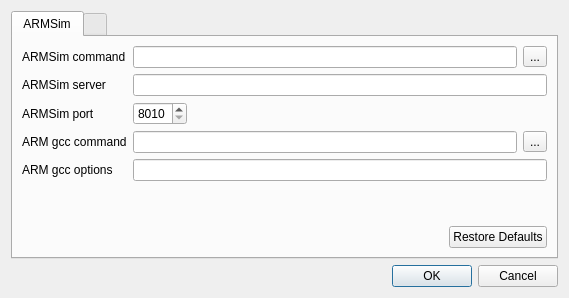
<?xml version="1.0" encoding="UTF-8"?>
<ui version="4.0">
 <class>SettingsDialog</class>
 <widget class="QDialog" name="SettingsDialog">
  <property name="geometry">
   <rect>
    <x>0</x>
    <y>0</y>
    <width>569</width>
    <height>298</height>
   </rect>
  </property>
  <property name="windowTitle">
   <string>Qt ARMSim Settings</string>
  </property>
  <layout class="QVBoxLayout" name="verticalLayout">
   <item>
    <widget class="QTabWidget" name="tabWidget">
     <property name="currentIndex">
      <number>0</number>
     </property>
     <widget class="QWidget" name="tabARMSim">
      <attribute name="title">
       <string>ARMSim</string>
      </attribute>
      <layout class="QVBoxLayout" name="verticalLayout_2">
       <item>
        <layout class="QFormLayout" name="formLayout">
         <property name="fieldGrowthPolicy">
          <enum>QFormLayout::ExpandingFieldsGrow</enum>
         </property>
         <item row="1" column="0">
          <widget class="QLabel" name="labelARMSimCommand">
           <property name="text">
            <string>ARMSim command</string>
           </property>
          </widget>
         </item>
         <item row="1" column="1">
          <layout class="QHBoxLayout" name="horizontalLayout">
           <item>
            <widget class="QLineEdit" name="lineEditARMSimCommand">
             <property name="text">
              <string notr="true"/>
             </property>
            </widget>
           </item>
           <item>
            <widget class="QToolButton" name="toolButtonARMSimCommand">
             <property name="text">
              <string>...</string>
             </property>
            </widget>
           </item>
          </layout>
         </item>
         <item row="2" column="0">
          <widget class="QLabel" name="labelARMSimServer">
           <property name="text">
            <string>ARMSim server</string>
           </property>
          </widget>
         </item>
         <item row="2" column="1">
          <widget class="QLineEdit" name="lineEditARMSimServer">
           <property name="text">
            <string notr="true"/>
           </property>
          </widget>
         </item>
         <item row="3" column="0">
          <widget class="QLabel" name="labelARMSimPort">
           <property name="text">
            <string>ARMSim port</string>
           </property>
          </widget>
         </item>
         <item row="3" column="1">
          <widget class="QSpinBox" name="spinBoxARMSimPort">
           <property name="minimum">
            <number>8010</number>
           </property>
           <property name="maximum">
            <number>8070</number>
           </property>
           <property name="value">
            <number>8010</number>
           </property>
          </widget>
         </item>
         <item row="4" column="0">
          <widget class="QLabel" name="labelARMGccCommand">
           <property name="text">
            <string>ARM gcc command</string>
           </property>
          </widget>
         </item>
         <item row="4" column="1">
          <layout class="QHBoxLayout" name="horizontalLayout_2">
           <item>
            <widget class="QLineEdit" name="lineEditARMGccCommand">
             <property name="text">
              <string notr="true"/>
             </property>
            </widget>
           </item>
           <item>
            <widget class="QToolButton" name="toolButtonARMGccCommand">
             <property name="text">
              <string>...</string>
             </property>
            </widget>
           </item>
          </layout>
         </item>
         <item row="5" column="0">
          <widget class="QLabel" name="labelARMGccOptions">
           <property name="text">
            <string>ARM gcc options</string>
           </property>
          </widget>
         </item>
         <item row="5" column="1">
          <widget class="QLineEdit" name="lineEditARMGccOptions">
           <property name="text">
            <string notr="true"/>
           </property>
          </widget>
         </item>
        </layout>
       </item>
       <item>
        <spacer name="verticalSpacer">
         <property name="orientation">
          <enum>Qt::Vertical</enum>
         </property>
         <property name="sizeHint" stdset="0">
          <size>
           <width>20</width>
           <height>43</height>
          </size>
         </property>
        </spacer>
       </item>
       <item>
        <layout class="QHBoxLayout" name="horizontalLayout_3">
         <item>
          <spacer name="horizontalSpacer">
           <property name="orientation">
            <enum>Qt::Horizontal</enum>
           </property>
           <property name="sizeHint" stdset="0">
            <size>
             <width>40</width>
             <height>20</height>
            </size>
           </property>
          </spacer>
         </item>
         <item>
          <widget class="QPushButton" name="pushButtonARMSimRestoreDefaults">
           <property name="text">
            <string>Restore Defaults</string>
           </property>
          </widget>
         </item>
        </layout>
       </item>
      </layout>
     </widget>
     <widget class="QWidget" name="tab_2">
      <attribute name="title">
       <string/>
      </attribute>
     </widget>
    </widget>
   </item>
   <item>
    <widget class="QDialogButtonBox" name="buttonBox">
     <property name="orientation">
      <enum>Qt::Horizontal</enum>
     </property>
     <property name="standardButtons">
      <set>QDialogButtonBox::Cancel|QDialogButtonBox::Ok</set>
     </property>
    </widget>
   </item>
  </layout>
 </widget>
 <resources/>
 <connections>
  <connection>
   <sender>buttonBox</sender>
   <signal>accepted()</signal>
   <receiver>SettingsDialog</receiver>
   <slot>accept()</slot>
   <hints>
    <hint type="sourcelabel">
     <x>248</x>
     <y>254</y>
    </hint>
    <hint type="destinationlabel">
     <x>157</x>
     <y>274</y>
    </hint>
   </hints>
  </connection>
  <connection>
   <sender>buttonBox</sender>
   <signal>rejected()</signal>
   <receiver>SettingsDialog</receiver>
   <slot>reject()</slot>
   <hints>
    <hint type="sourcelabel">
     <x>316</x>
     <y>260</y>
    </hint>
    <hint type="destinationlabel">
     <x>286</x>
     <y>274</y>
    </hint>
   </hints>
  </connection>
 </connections>
</ui>
